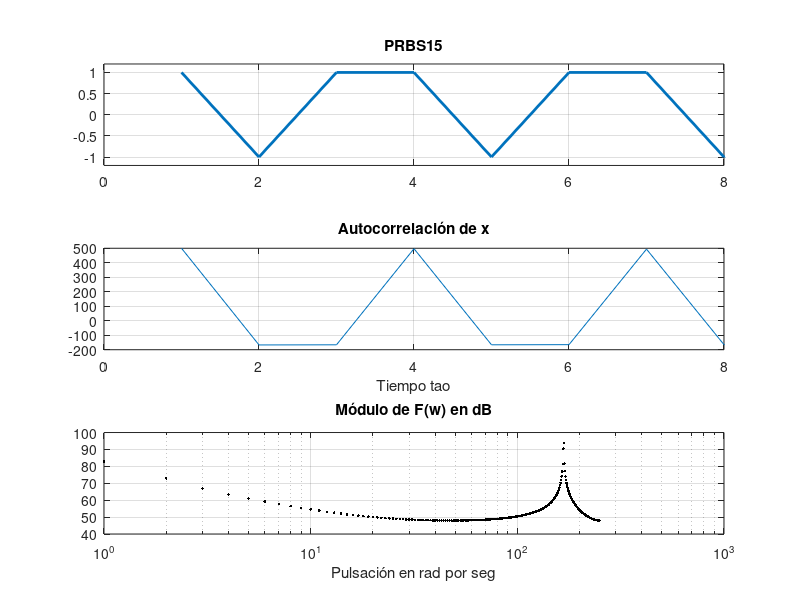

This figure's MATLAB source:
%%TP3, Ejercicio 7 PRBS9
%pkg load signal;
clear all; close all;

N=500;m=15;
y=zeros(N,1);
x=zeros(1,m+1);x(1)=1;
for k=1:N
    res=xor(x(2),x(1)); %PRSB15 x^15+x^14+1
    y(k)=2*res-1;
    x_d=circshift(x,[1,1]);
    x_d(1)=res;
    x=x_d;
end
fixx = xcorr(y,y);
SxM=fft(fixx(N:2*N-1));
x
figure 1;
subplot(3,1,1);plot(y,"lineWidth",2); title("PRBS15");ylim([-1.2 1.2]),xlim([0 8]); grid on;
subplot(3,1,2);plot(fixx(N:2*N-1));title('Autocorrelación de x'); xlabel('Tiempo tao'); xlim([0 8]);grid on;
subplot(3,1,3);semilogx(20*log10(abs(SxM(1:N/2))),'.k');xlabel('Pulsación en rad por seg');title('Módulo de F(w) en dB'); grid on;
